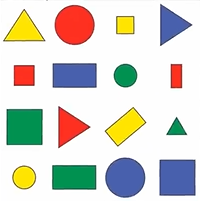
#> input picture Image Processing/Resources/Shapes.PNG, 200 x 202 px, found by its file name
$ python 13_Contour.py
#> lines starting #> are read from the running program, lines starting #| are printed output that depends on the picture
import cv2
print("Package imported")

img = cv2.imread("D:/My codes/Computer Vision/Image Processing/Resources/Shapes.PNG")
#> img is the input picture: shape (202, 200, 3); mean B, G, R 203.2, 211.6, 213
img = cv2.resize(img, (400, 300))
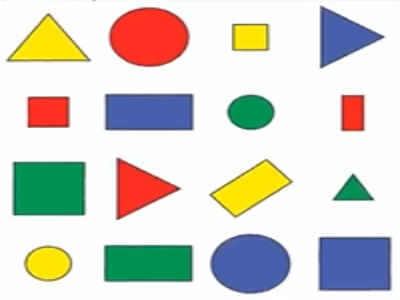
#> img: shape (300, 400, 3); mean B, G, R 203.2, 211.6, 212.9

imgGray = cv2.cvtColor(img, cv2.COLOR_BGR2GRAY)
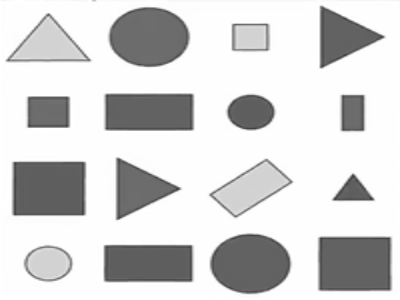
#> imgGray: shape (300, 400); min 54, max 255, mean 211
imgBlur = cv2.GaussianBlur(imgGray, (7, 7), 1)
imgCanny = cv2.Canny(img, 100, 100)
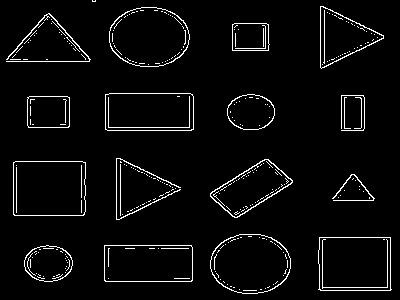
#> imgCanny: shape (300, 400); 4.1% white in thin lines or dots
#> (the run stopped early here; a loop or call above may not have finished)
